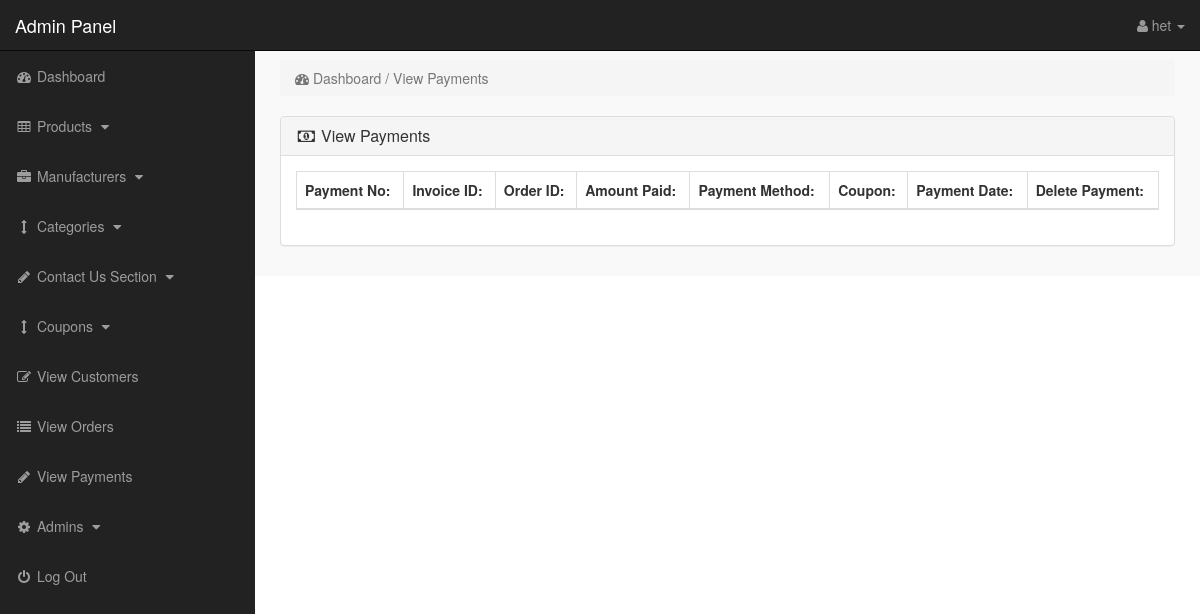
/admin/index.php?view_payments (signed in), run on an earlier commit of the app's database.
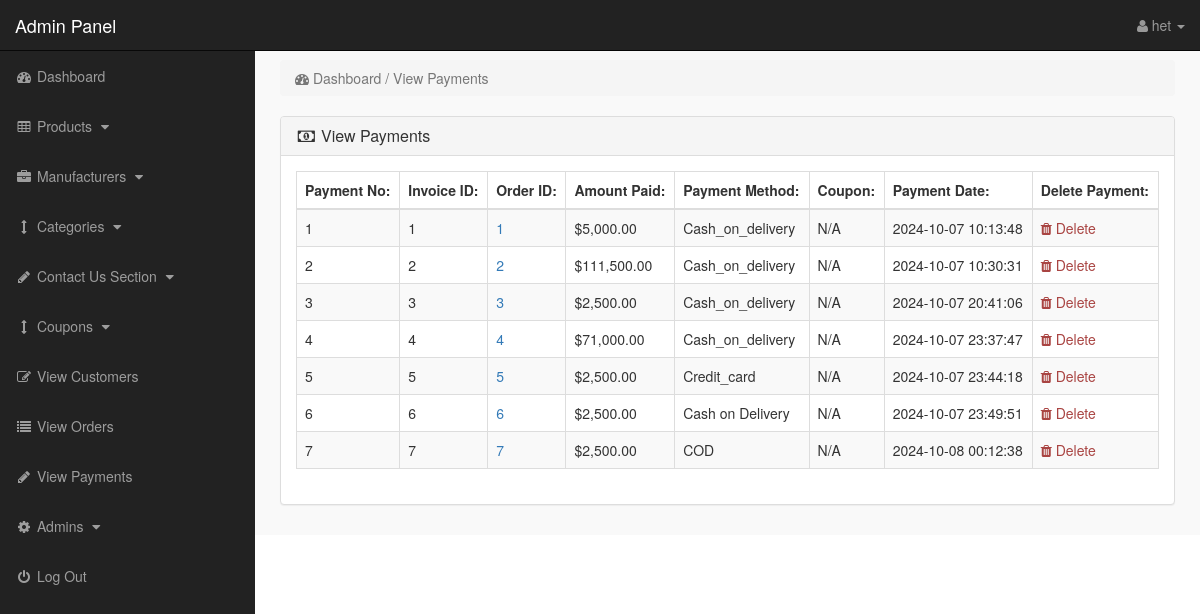
And on a later commit of the database.
### tables this page shows
CREATE TABLE `payments` (
  `payment_id` int(10) NOT NULL,
  `invoice_id` int(11) DEFAULT NULL,
  `amount` int(10) NOT NULL,
  `payment_mode` text NOT NULL,
  `ref_no` int(10) NOT NULL,
  `code` int(10) NOT NULL,
  `payment_date` text NOT NULL
);

CREATE TABLE `customer_orders` (
  `order_id` int(10) NOT NULL,
  `invoice_id` int(11) DEFAULT NULL,
  `customer_id` int(10) NOT NULL,
  `due_amount` decimal(10,2) NOT NULL,
  `order_date` timestamp NOT NULL DEFAULT current_timestamp(),
  `order_status` varchar(255) NOT NULL DEFAULT 'Pending',
  `order_total` decimal(10,2) NOT NULL
);

### admin/view_payments.php (the view)
<?php
if (!isset($_SESSION['admin_email'])) {
    echo "<script>window.open('login.php','_self')</script>";
} else {
?>
    <div class="row">
        <div class="col-lg-12">
            <ol class="breadcrumb">
                <li class="active">
                    <i class="fa fa-dashboard"></i> Dashboard / View Payments
                </li>
            </ol>
        </div>
    </div>
    <div class="row">
        <div class="col-lg-12">
            <div class="panel panel-default">
                <div class="panel-heading">
                    <h3 class="panel-title">
                        <i class="fa fa-money fa-fw"></i> View Payments
                    </h3>
                </div>
                <div class="panel-body">
                    <div class="table-responsive">
                        <table class="table table-hover table-bordered table-striped table-sm">
                            <thead class="thead-dark">
                                <tr>
                                    <th>Payment No:</th>
                                    <th>Invoice ID:</th>
                                    <th>Order ID:</th>
                                    <th>Amount Paid:</th>
                                    <th>Payment Method:</th>
                                    <th>Coupon:</th>
                                    <th>Payment Date:</th>
                                    <th>Delete Payment:</th>
                                </tr>
                            </thead>
                            <tbody>
                                <?php
                                $i = 0;
                                $get_payments = "
                                    SELECT payments.*, customer_orders.order_id
                                    FROM payments
                                    JOIN customer_orders ON payments.invoice_id = customer_orders.invoice_id";
                                $run_payments = mysqli_query($con, $get_payments);
                                if ($run_payments) {
                                    while ($row_payments = mysqli_fetch_array($run_payments)) {
                                        $payment_id = $row_payments['payment_id'];
                                        $invoice_id = isset($row_payments['invoice_id']) ? $row_payments['invoice_id'] : 'N/A';
                                        $order_id = isset($row_payments['order_id']) ? $row_payments['order_id'] : 'N/A';
                                        $amount = $row_payments['amount'];
                                        $payment_mode = $row_payments['payment_mode'];
                                        $coupon = isset($row_payments['coupon']) ? $row_payments['coupon'] : 'N/A';
                                        $payment_date = $row_payments['payment_date'];
                                        $i++;
                                ?>
                                        <tr>
                                            <td><?php echo $i; ?></td>
                                            <td><?php echo $invoice_id; ?></td>
                                            <td>
                                                <a href="../order_confirmation.php?order_id=<?php echo $order_id; ?>" class="text-primary">
                                                    <?php echo $order_id; ?>
                                                </a>
                                            </td>
                                            <td>$<?php echo number_format($amount, 2); ?></td>
                                            <td><?php echo ucfirst($payment_mode); ?></td>
                                            <td><?php echo $coupon; ?></td>
                                            <td><?php echo date('Y-m-d H:i:s', strtotime($payment_date)); ?></td>
                                            <td>
                                                <a href="index.php?payment_delete=<?php echo $payment_id; ?>" class="text-danger">
                                                    <i class="fa fa-trash"></i> Delete
                                                </a>
                                            </td>
                                        </tr>
                                <?php
                                    }
                                } else {
                                    echo "<tr><td colspan='8'>Error fetching payments: " . mysqli_error($con) . "</td></tr>";
                                }
                                ?>
                            </tbody>
                        </table>
                    </div>
                </div>
            </div>
        </div>
    </div>
<?php } ?>

### admin/index.php (shortened to what this page needs)
<?php
include("includes/db.php");
if (!isset($_SESSION['admin_email'])) {
    echo "<script>window.open('../login.php','_self')</script>";
} else {
?>
    <?php
    $admin_session = $_SESSION['admin_email'];
    $get_admin = "select * from admins  where admin_email='$admin_session'";
    $run_admin = mysqli_query($con, $get_admin);
    $row_admin = mysqli_fetch_array($run_admin);
    $admin_name = $row_admin['admin_name'];
    ?>
    <!DOCTYPE html>
    <html>
    <head>
        <link href="css/bootstrap.min.css" rel="stylesheet">
        <link href="css/style.css" rel="stylesheet">
        <link href="font-awesome/css/font-awesome.min.css" rel="stylesheet">
    </head>
    <body>
        <div id="wrapper">
            <?php include("includes/sidebar.php"); ?>
            <div id="page-wrapper">
                <div class="container-fluid">
                    <?php
                    if (isset($_GET['view_payments'])) {
                        include("view_payments.php");
                    }
                    ?>
                </div>
            </div>
        </div>
    </body>
    </html>
<?php } ?>

### admin/includes/sidebar.php (shortened to what this page needs)
<?php
if (!isset($_SESSION['admin_email'])) {
    echo "<script>window.open('login.php','_self')</script>";
} else {
?>
    <nav class="navbar navbar-inverse navbar-fixed-top">
        <div class="navbar-header">
            <a class="navbar-brand" href="index.php?dashboard">Admin Panel</a>
        </div>
        <ul class="nav navbar-right top-nav">
            <li class="dropdown">
                <a href="#" class="dropdown-toggle" data-toggle="dropdown">
                    <i class="fa fa-user"></i>
                    <?php echo $admin_name; ?> <b class="caret"></b>
                </a>
            </li>
        </ul>
        <div class="collapse navbar-collapse navbar-ex1-collapse">
            <ul class="nav navbar-nav side-nav">
                <li>
                    <a href="index.php?dashboard">
                        <i class="fa fa-fw fa-dashboard"></i> Dashboard
                    </a>
                </li>
                <li>
                    <a href="#" data-toggle="collapse" data-target="#products">
                        <i class="fa fa-fw fa-table"></i> Products
                        <i class="fa fa-fw fa-caret-down"></i>
                    </a>
                </li>
                <li>
                    <a href="#" data-toggle="collapse" data-target="#manufacturers">
                        <i class="fa fa-fw fa-briefcase"></i> Manufacturers
                        <i class="fa fa-fw fa-caret-down"></i>
                    </a>
                </li>
                <li>
                    <a href="#" data-toggle="collapse" data-target="#cat">
                        <i class="fa fa-fw fa-arrows-v"></i> Categories
                        <i class="fa fa-fw fa-caret-down"></i>
                    </a>
                </li>
                <li>
                    <a href="#" data-toggle="collapse" data-target="#contact_us">
                        <i class="fa fa-fw fa-pencil"> </i> Contact Us Section
                        <i class="fa fa-fw fa-caret-down"></i>
                    </a>
                </li>
                <li>
                    <a href="#" data-toggle="collapse" data-target="#coupons">
                        <i class="fa fa-fw fa-arrows-v"></i> Coupons
                        <i class="fa fa-fw fa-caret-down"></i>
                    </a>
                </li>
                <li>
                    <a href="index.php?view_customers">
                        <i class="fa fa-fw fa-edit"></i> View Customers
                    </a>
                </li>
                <li>
                    <a href="index.php?view_orders">
                        <i class="fa fa-fw fa-list"></i> View Orders
                    </a>
                </li>
                <li>
                    <a href="index.php?view_payments">
                        <i class="fa fa-fw fa-pencil"></i> View Payments
                    </a>
                </li>
                <li>
                    <a href="#" data-toggle="collapse" data-target="#users">
                        <i class="fa fa-fw fa-gear"></i> Admins
                        <i class="fa fa-fw fa-caret-down"></i>
                    </a>
                </li>
                <li>
                    <a href="logout.php">
                        <i class="fa fa-fw fa-power-off"></i> Log Out
                    </a>
                </li>
            </ul>
        </div>
    </nav>
<?php } ?>

### admin/css/style.css (style rules this page uses)
body { margin-top:100px; }
@media (min-width: 768px) { body { margin-top:50px; } }
#wrapper { padding-left:0; }
#page-wrapper { width:100%; padding:0; background-color:#F9F9F9; }
@media (min-width: 768px) { #wrapper { padding-left:255px; } }
@media (min-width: 768px) { #page-wrapper { padding:10px; } }
.top-nav { padding:0 15px; }
.top-nav>li { display:inline-block; float:left; }
.top-nav>li>a { padding-top:15px; padding-bottom:15px; line-height:20px; color:#999; }
@media (min-width: 768px) { .side-nav { position:fixed; top:51px; width:255px; border-radius:0; overflow-y:auto; background-color: #222; bottom:0; overflow-x:hidden; padding-bottom:40px; } }
@media (min-width: 768px) { .side-nav>li>a { width:255px; } }
.panel-body { border-radius:5px; }

What changed in the data, as far as the page shows it:
added payments: invoice "1", customer_orders.order_id "1", amount "5,000.00", payment_mode "Cash_on_delivery", coupon "N/A", payment_date "2024-10-07 10:13:48"
added payments: invoice "2", customer_orders.order_id "2", amount "111,500.00", payment_mode "Cash_on_delivery", coupon "N/A", payment_date "2024-10-07 10:30:31"
added payments: invoice "3", customer_orders.order_id "3", amount "2,500.00", payment_mode "Cash_on_delivery", coupon "N/A", payment_date "2024-10-07 20:41:06"
added payments: invoice "4", customer_orders.order_id "4", amount "71,000.00", payment_mode "Cash_on_delivery", coupon "N/A", payment_date "2024-10-07 23:37:47"
added payments: invoice "5", customer_orders.order_id "5", amount "2,500.00", payment_mode "Credit_card", coupon "N/A", payment_date "2024-10-07 23:44:18"
added payments: invoice "6", customer_orders.order_id "6", amount "2,500.00", payment_mode "Cash on Delivery", coupon "N/A", payment_date "2024-10-07 23:49:51"
added payments: invoice "7", customer_orders.order_id "7", amount "2,500.00", payment_mode "COD", coupon "N/A", payment_date "2024-10-08 00:12:38"
